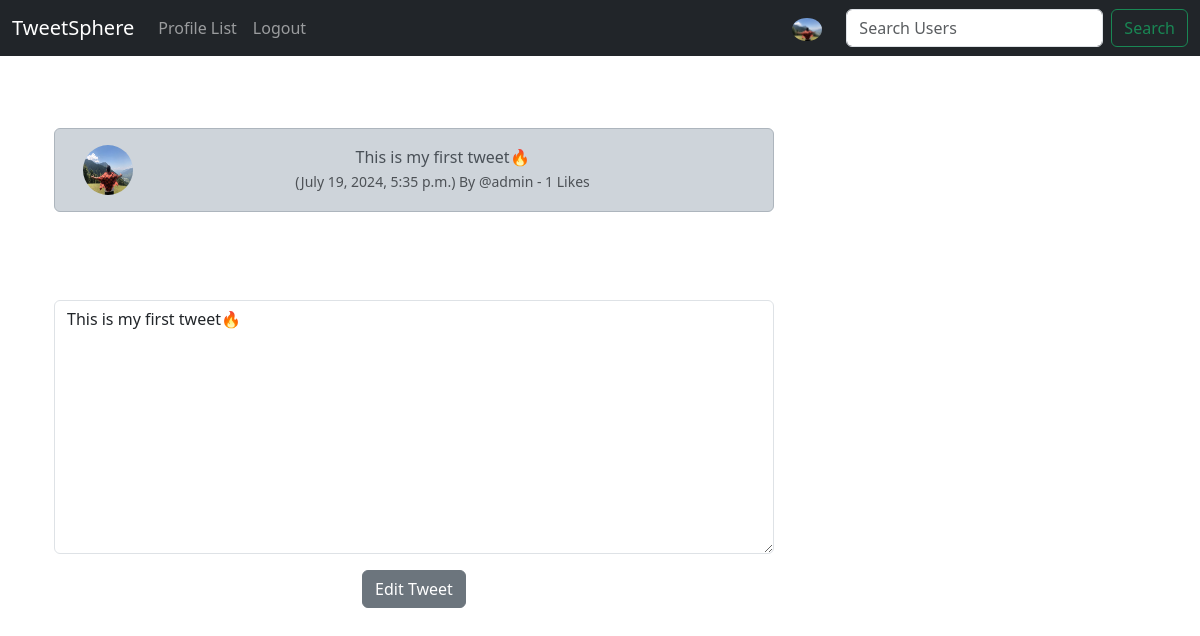
Screenshot of /edit_tweet/1 (signed in) with the database file from the repository.
### TweetSphere/models.py (models this page shows, shortened)
class Profile(models.Model):
    user = models.OneToOneField(User, on_delete=models.CASCADE)  # One-to-one relationship with User
    follows = models.ManyToManyField(
        "self",
        related_name="followed_by",
        symmetrical=False,  # Relationship is not symmetrical (user A can follow user B without B following A)
        blank=True
    )
    date_modified = models.DateTimeField(auto_now=True)  # Automatically set to the current time when modified
    profile_image = models.ImageField(null=True, blank=True, upload_to="images/")  # Profile picture
    profile_bio = models.CharField(null=True, blank=True, max_length=500)  # User biography
    facebook_link = models.CharField(null=True, blank=True, max_length=100)  # Facebook profile link
    instagram_link = models.CharField(null=True, blank=True, max_length=100)  # Instagram profile link

class Tweet(models.Model):
    user = models.ForeignKey(
        User,
        on_delete=models.DO_NOTHING,
        related_name='tweets'
    )  # related_name allows us to access user's tweets with user.tweets
    body = models.CharField(max_length=200)  # Maximum length for a tweet
    created_at = models.DateTimeField(auto_now_add=True)  # Automatically set creation time
    likes = models.ManyToManyField(User, related_name="tweet_like", blank=True)  # Users who liked the tweet
    def number_of_likes(self):
        return self.likes.count()

### TweetSphere/views.py (the view)
# urls.py: path('edit_tweet/<int:pk>', views.edit_tweet, name="edit_tweet"),
def edit_tweet(request, pk):
    if request.user.is_authenticated:
        tweet = get_object_or_404(Tweet, id=pk)
        if request.user.username == tweet.user.username:
            form = TweetForm(request.POST or None, instance=tweet)
            if request.method == "POST":
                if form.is_valid():
                    tweet = form.save(commit=False)
                    tweet.user = request.user
                    tweet.save()
                    messages.success(request, "Your tweet has been updated!")
                    return redirect('home')
            else:
                return render(request, "edit_tweet.html", {'form': form, 'tweet': tweet})
        else:
            messages.success(request, "You don't own that tweet!!")
            return redirect('home')
    else:
        messages.success(request, "Please log in to continue...")
        return redirect('home')

### TweetSphere/forms.py
class TweetForm(forms.ModelForm):
    body = forms.CharField(
        required=True,
        widget=forms.widgets.Textarea(
            attrs={
                "placeholder": "What's happening!",
                "class": "form-control",
            }
        ),
        label="",
    )
    class Meta:
        model = Tweet
        exclude = ("user", "likes")  # Exclude user and likes fields from the form

### TweetSphere/templates/edit_tweet.html (shortened to what this page needs)
{% extends 'base.html' %}
{% load static %}
{% block content %}
<div class="container text-center">
    <div class="row">
        <div class="col-8">
            <br/>
            <div class="alert alert-dark" role="alert">
                <div class="container">
                    <div class="row">
                        <div class="col-1">
                            {% if tweet.user.profile.profile_image %}
                                <img src="{{ tweet.user.profile.profile_image.url }}" width=50 height=50 class="rounded-circle" alt="{{ tweet.user.username }}">
                            {% else %}
                                <img src="{% static 'images/default_profile_pic.jpg' %}" class="img-fluid rounded-start" alt="Profile image">
                            {% endif %}
                        </div>
                        <div class="col-11">
                            {{ tweet.body }}<br/>
                            <small class="text-muted">
                                ({{ tweet.created_at }}) By
                                @{{ tweet.user.username }} - {{ tweet.number_of_likes }} Likes
                            </small>
                        </div><br/><br/>
                    </div>
                </div>
            </div>
            <br/><br/><br/>
            {% if form %}
                <form method="POST">
                    {{ form.as_p }}
                    <button type="submit" class="btn btn-secondary">Edit Tweet</button>
                </form>
            {% endif %}
        </div>
    </div>
</div>
{% endblock %}

### TweetSphere/templates/navbar.html (shortened to what this page needs)
{% load static %}
<nav class="navbar navbar-expand-lg navbar-dark bg-dark">
    <div class="container-fluid">
      <a class="navbar-brand" href="{% url 'home' %}">TweetSphere</a>
      <div class="collapse navbar-collapse" id="navbarSupportedContent">
        <ul class="navbar-nav me-auto mb-2 mb-lg-0">
          <li class="nav-item">
            <a class="nav-link" href="{% url 'profile_list' %}">Profile List</a>
          </li>
          {% if user.is_authenticated %}
          <li class="nav-item">
          <a class="nav-link" href="{% url 'logout' %}">Logout</a>
        </li>
          {% else %}
          <a class="nav-link" href="{% url 'register' %}">Register</a>
          <a class="nav-link" href="{% url 'login' %}">Login</a>
          {% endif%}
        </ul>
        {% if user.is_authenticated %}
        <ul class="navbar-nav ml-auto">
          <li class="nav-link navbar-brand">
            <a href="{% url 'profile' request.user.id %}" >
              {% if user.profile.profile_image %}
            <img src="{{ user.profile.profile_image.url }}" class="rounded-circle" width="30">
            {% else %}
            <img src="{% static 'images/default_profile_pic.jpg' %}" class="img-fluid rounded-circle" alt="Profile image" width="30">
            {% endif %}
            </a>
          </li>
        </ul>
        {% endif %}
        <form class="d-flex" role="search" method="GET" action="{% url 'search_users' %}">
          <input class="form-control me-2" type="search" name="query" placeholder="Search Users" aria-label="Search">
          <button class="btn btn-outline-success" type="submit">Search</button>
        </form>
      </div>
    </div>
  </nav>

### rows the page displays
Tweet: user.profile.profile_image (picture), body "This is my first tweet🔥", created_at "July 19, 2024, 5:35 p.m.", user.username "admin", number_of_likes "1"
